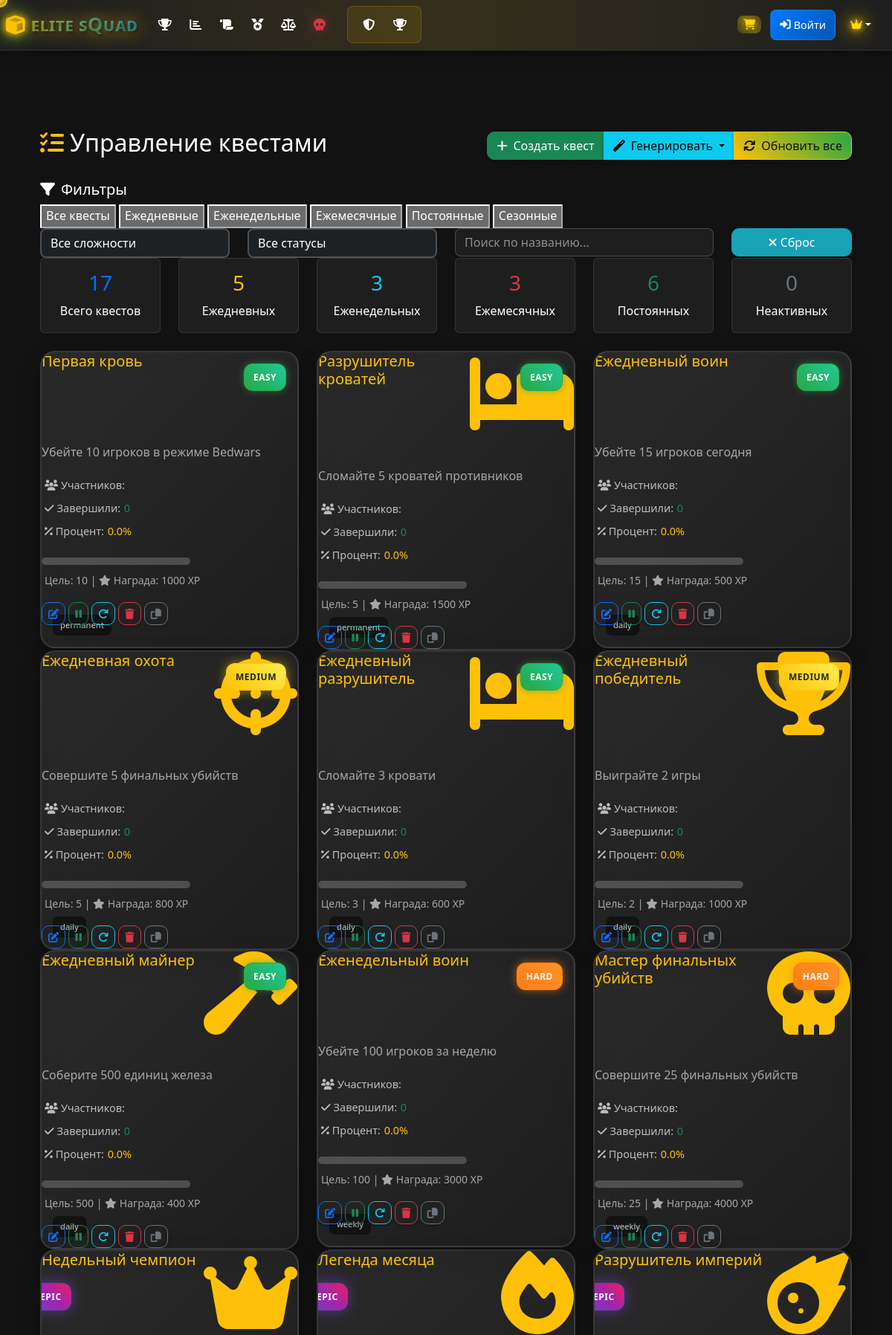
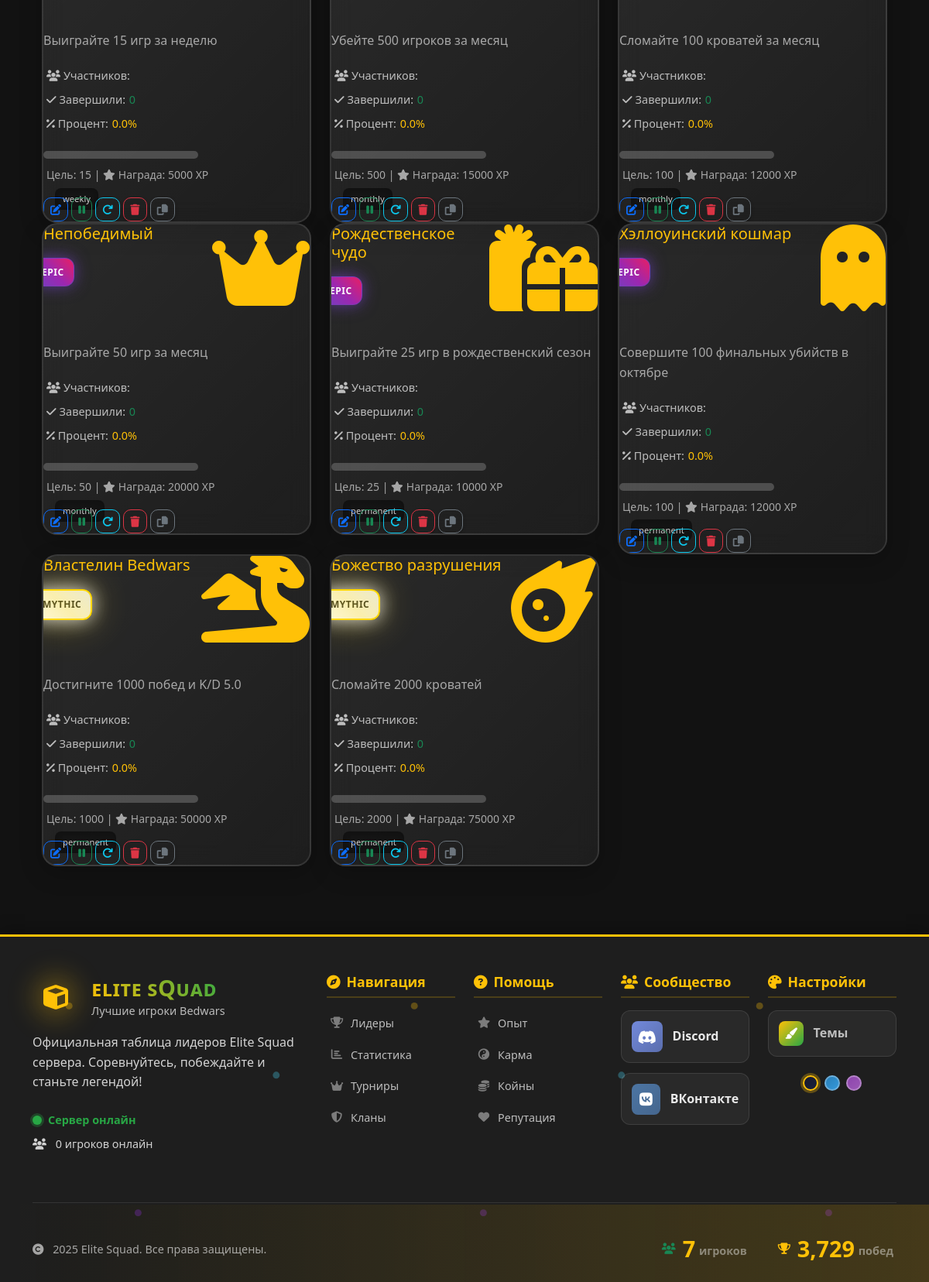
Page /admin/quests (signed in) on the committed database (2 pictures, top to bottom).
### models.py (models this page shows, shortened)
class Quest(db.Model):
    id = db.Column(db.Integer, primary_key=True)
    title = db.Column(db.String(200), nullable=False)
    description = db.Column(db.Text, nullable=False)
    type = db.Column(db.String(50), nullable=False)  # kills, beds, wins, etc.
    target_value = db.Column(db.Integer, nullable=False)
    reward_xp = db.Column(db.Integer, default=0)
    reward_coins = db.Column(db.Integer, default=0)
    reward_reputation = db.Column(db.Integer, default=0)
    icon = db.Column(db.String(50), default='fas fa-trophy')
    difficulty = db.Column(db.String(20), default='medium', nullable=False)  # easy, medium, hard, epic
    quest_category = db.Column(db.String(20), default='permanent', nullable=False)  # daily, weekly, monthly, thematic, mythic, permanent
    is_active = db.Column(db.Boolean, default=True)
    is_repeatable = db.Column(db.Boolean, default=True)
    expires_at = db.Column(db.DateTime, nullable=True)
    created_at = db.Column(db.DateTime, default=datetime.utcnow)
    last_refresh = db.Column(db.DateTime, default=datetime.utcnow)
    player_quests = db.relationship('PlayerQuest', backref='quest', lazy=True, cascade='all, delete-orphan')

### routes.py (the view)
@app.route('/admin/quests')
def admin_quests():
    if not session.get('is_admin', False):
        flash('Доступ запрещен!', 'error')
        return redirect(url_for('login'))
    quests = Quest.query.all()
    quest_stats = []
    for quest in quests:
        total_attempts = PlayerQuest.query.filter_by(quest_id=quest.id).count()
        completed = PlayerQuest.query.filter_by(quest_id=quest.id, is_completed=True).count()
        completion_rate = (completed / total_attempts * 100) if total_attempts > 0 else 0
        quest_stats.append({
            'quest': quest,
            'total_attempts': total_attempts,
            'completed': completed,
            'completion_rate': completion_rate
        })
    return render_template('admin_quests.html', quest_stats=quest_stats)

### templates/admin_quests.html (shortened to what this page needs)
{% extends "base.html" %}
{% block content %}
<div class="container-fluid py-4">
    <div class="d-flex justify-content-between align-items-center mb-4">
        <h2 class="page-title">
            <i class="fas fa-tasks text-warning me-2"></i>Управление квестами
        </h2>
        <div class="btn-group">
            <button class="btn btn-success" data-bs-target="#createQuestModal" data-bs-toggle="modal">
                <i class="fas fa-plus me-2"></i>Создать квест
            </button>
            <div class="btn-group" role="group">
                <button class="btn btn-info dropdown-toggle" data-bs-toggle="dropdown">
                    <i class="fas fa-magic me-2"></i>Генерировать
                </button>
            </div>
            <button class="btn btn-warning" onclick="refreshAllQuests()">
                <i class="fas fa-sync me-2"></i>Обновить все
            </button>
        </div>
    </div>
    <div class="filter-section">
        <h5><i class="fas fa-filter me-2"></i>Фильтры</h5>
        <div class="filter-tabs">
            <button class="filter-tab active" data-filter="all">Все квесты</button>
            <button class="filter-tab" data-filter="daily">Ежедневные</button>
            <button class="filter-tab" data-filter="weekly">Еженедельные</button>
            <button class="filter-tab" data-filter="monthly">Ежемесячные</button>
            <button class="filter-tab" data-filter="permanent">Постоянные</button>
            <button class="filter-tab" data-filter="seasonal">Сезонные</button>
        </div>
        <div class="row">
            <div class="col-md-3">
                <select class="form-select" id="difficultyFilter">
                    <option value="all">Все сложности</option>
                </select>
            </div>
            <div class="col-md-3">
                <select class="form-select" id="statusFilter">
                    <option value="all">Все статусы</option>
                </select>
            </div>
            <div class="col-md-4">
                <input type="text" class="form-control" id="searchQuests" placeholder="Поиск по названию...">
            </div>
            <div class="col-md-2">
                <button class="btn btn-secondary w-100" onclick="resetFilters()">
                    <i class="fas fa-times"></i> Сброс
                </button>
            </div>
        </div>
    </div>
    <div class="row mb-4">
        <div class="col-md-2">
            <div class="card bg-dark border-primary">
                <div class="card-body text-center">
                    <h3 class="text-primary">{{ quest_stats|length }}</h3>
                    <p class="mb-0">Всего квестов</p>
                </div>
            </div>
        </div>
        <div class="col-md-2">
            <div class="card bg-dark border-warning">
                <div class="card-body text-center">
                    <h3 class="text-warning">{{ quest_stats|selectattr('quest.quest_category', 'equalto', 'daily')|list|length }}</h3>
                    <p class="mb-0">Ежедневных</p>
                </div>
            </div>
        </div>
        <div class="col-md-2">
            <div class="card bg-dark border-info">
                <div class="card-body text-center">
                    <h3 class="text-info">{{ quest_stats|selectattr('quest.quest_category', 'equalto', 'weekly')|list|length }}</h3>
                    <p class="mb-0">Еженедельных</p>
                </div>
            </div>
        </div>
        <div class="col-md-2">
            <div class="card bg-dark border-danger">
                <div class="card-body text-center">
                    <h3 class="text-danger">{{ quest_stats|selectattr('quest.quest_category', 'equalto', 'monthly')|list|length }}</h3>
                    <p class="mb-0">Ежемесячных</p>
                </div>
            </div>
        </div>
        <div class="col-md-2">
            <div class="card bg-dark border-success">
                <div class="card-body text-center">
                    <h3 class="text-success">{{ quest_stats|selectattr('quest.quest_category', 'equalto', 'permanent')|list|length }}</h3>
                    <p class="mb-0">Постоянных</p>
                </div>
            </div>
        </div>
        <div class="col-md-2">
            <div class="card bg-dark border-secondary">
                <div class="card-body text-center">
                    <h3 class="text-secondary">{{ quest_stats|selectattr('quest.is_active', 'equalto', False)|list|length }}</h3>
                    <p class="mb-0">Неактивных</p>
                </div>
            </div>
        </div>
    </div>
    <div class="row" id="questsGrid">
        {% for quest_stat in quest_stats %}
        <div class="col-lg-6 col-xl-4 quest-item"
             data-category="{{ quest_stat.quest.quest_category }}"
             data-difficulty="{{ quest_stat.quest.difficulty }}"
             data-status="{{ 'active' if quest_stat.quest.is_active else 'inactive' }}"
             data-title="{{ quest_stat.quest.title|lower }}">
            <div class="quest-card">
                <div class="d-flex justify-content-between align-items-start mb-3">
                    <div>
                        <h5 class="text-warning mb-1">{{ quest_stat.quest.title }}</h5>
                        <div class="d-flex gap-2 align-items-center">
                            <span class="quest-category-badge {{ quest_stat.quest.quest_category }}">
                                {{ quest_stat.quest.quest_category }}
                            </span>
                            <span class="quest-difficulty difficulty-{{ quest_stat.quest.difficulty }}">
                                {{ quest_stat.quest.difficulty }}
                            </span>
                        </div>
                    </div>
                    <div class="quest-icon">
                        <i class="{{ quest_stat.quest.icon }} fa-2x text-warning"></i>
                    </div>
                </div>
                <p class="text-muted mb-3">{{ quest_stat.quest.description }}</p>
                <div class="quest-stats">
                    <div class="stat-item">
                        <span><i class="fas fa-users me-1"></i>Участников:</span>
                    </div>
                    <div class="stat-item">
                        <span><i class="fas fa-check me-1"></i>Завершили:</span>
                        <span class="text-success">{{ quest_stat.completed }}</span>
                    </div>
                    <div class="stat-item">
                        <span><i class="fas fa-percentage me-1"></i>Процент:</span>
                        <span class="text-warning">{{ "%.1f"|format(quest_stat.completion_rate) }}%</span>
                    </div>
                    <div class="progress-bar-container">
                    </div>
                    <div class="mt-2">
                        <small class="text-muted">
                            Цель: {{ quest_stat.quest.target_value }}
                            | <i class="fas fa-star me-1"></i>Награда: {{ quest_stat.quest.reward_xp }} XP
                        </small>
                    </div>
                </div>
                <div class="admin-controls mt-3">
                    <button class="btn btn-sm btn-outline-primary" onclick="editQuest({{ quest_stat.quest.id }})">
                        <i class="fas fa-edit"></i>
                    </button>
                    <button class="btn btn-sm btn-outline-{{ 'success' if quest_stat.quest.is_active else 'warning' }}"
                            onclick="toggleQuestStatus({{ quest_stat.quest.id }})">
                        <i class="fas fa-{{ 'pause' if quest_stat.quest.is_active else 'play' }}"></i>
                    </button>
                    <button class="btn btn-sm btn-outline-info" onclick="resetQuestProgress({{ quest_stat.quest.id }})">
                        <i class="fas fa-redo"></i>
                    </button>
                    <button class="btn btn-sm btn-outline-danger" onclick="deleteQuest({{ quest_stat.quest.id }})">
                        <i class="fas fa-trash"></i>
                    </button>
                    <button class="btn btn-sm btn-outline-secondary" onclick="duplicateQuest({{ quest_stat.quest.id }})">
                        <i class="fas fa-copy"></i>
                    </button>
                </div>
            </div>
        </div>
        {% endfor %}
    </div>
</div>
{% endblock %}

### rows in the picture
Quest: quest "Первая кровь", quest.quest_category "permanent", quest.difficulty "EASY", quest.description "Убейте 10 игроков в режиме Bedwars", quest.target_value "10", quest.reward_xp "1000"
Quest: quest "Разрушитель кроватей", quest.quest_category "permanent", quest.difficulty "EASY", quest.description "Сломайте 5 кроватей противников", quest.target_value "5", quest.reward_xp "1500"
Quest: quest "Ежедневный воин", quest.quest_category "daily", quest.difficulty "EASY", quest.description "Убейте 15 игроков сегодня", quest.target_value "15", quest.reward_xp "500"
Quest: quest "Ежедневная охота", quest.quest_category "daily", quest.difficulty "MEDIUM", quest.description "Совершите 5 финальных убийств", quest.target_value "5", quest.reward_xp "800"
Quest: quest "Ежедневный разрушитель", quest.quest_category "daily", quest.difficulty "EASY", quest.description "Сломайте 3 кровати", quest.target_value "3", quest.reward_xp "600"
Quest: quest "Ежедневный победитель", quest.quest_category "daily", quest.difficulty "MEDIUM", quest.description "Выиграйте 2 игры", quest.target_value "2", quest.reward_xp "1000"
Quest: quest "Ежедневный майнер", quest.quest_category "daily", quest.difficulty "EASY", quest.description "Соберите 500 единиц железа", quest.target_value "500", quest.reward_xp "400"
Quest: quest "Еженедельный воин", quest.quest_category "weekly", quest.difficulty "HARD", quest.description "Убейте 100 игроков за неделю", quest.target_value "100", quest.reward_xp "3000"
Quest: quest "Мастер финальных убийств", quest.quest_category "weekly", quest.difficulty "HARD", quest.description "Совершите 25 финальных убийств", quest.target_value "25", quest.reward_xp "4000"
Quest: quest "Недельный чемпион", quest.quest_category "weekly", quest.difficulty "EPIC", quest.description "Выиграйте 15 игр за неделю", quest.target_value "15", quest.reward_xp "5000"
Quest: quest "Легенда месяца", quest.quest_category "monthly", quest.difficulty "EPIC", quest.description "Убейте 500 игроков за месяц", quest.target_value "500", quest.reward_xp "15000"
Quest: quest "Разрушитель империй", quest.quest_category "monthly", quest.difficulty "EPIC", quest.description "Сломайте 100 кроватей за месяц", quest.target_value "100", quest.reward_xp "12000"
Quest: quest "Непобедимый", quest.quest_category "monthly", quest.difficulty "EPIC", quest.description "Выиграйте 50 игр за месяц", quest.target_value "50", quest.reward_xp "20000"
Quest: quest "Рождественское чудо", quest.quest_category "permanent", quest.difficulty "EPIC", quest.description "Выиграйте 25 игр в рождественский сезон", quest.target_value "25", quest.reward_xp "10000"
Quest: quest "Хэллоуинский кошмар", quest.quest_category "permanent", quest.difficulty "EPIC", quest.description "Совершите 100 финальных убийств в октябре", quest.target_value "100", quest.reward_xp "12000"
Quest: quest "Властелин Bedwars", quest.quest_category "permanent", quest.difficulty "MYTHIC", quest.description "Достигните 1000 побед и K/D 5.0", quest.target_value "1000", quest.reward_xp "50000"
Quest: quest "Божество разрушения", quest.quest_category "permanent", quest.difficulty "MYTHIC", quest.description "Сломайте 2000 кроватей", quest.target_value "2000", quest.reward_xp "75000"

### other values in the picture
{{ quest_stats|length }} "17"
{{ quest_stat.completed }} "0" "0" "0" "0" "0" "0" "0" "0" "0" "0" "0" "0" "0" "0" "0" "0" "0"
{{ "%.1f"|format(quest_stat.completion_rate) }} "0.0" "0.0" "0.0" "0.0" "0.0" "0.0" "0.0" "0.0" "0.0" "0.0" "0.0" "0.0" "0.0" "0.0" "0.0" "0.0" "0.0"
{{ 'онлайн' if server_stats.is_online else 'оффлайн' }} "онлайн"
{{ server_stats.online_players }} "0"
{{ "{:,}".format(server_stats.total_players) }} "7"
{{ "{:,}".format(server_stats.total_wins) }} "3,729"
